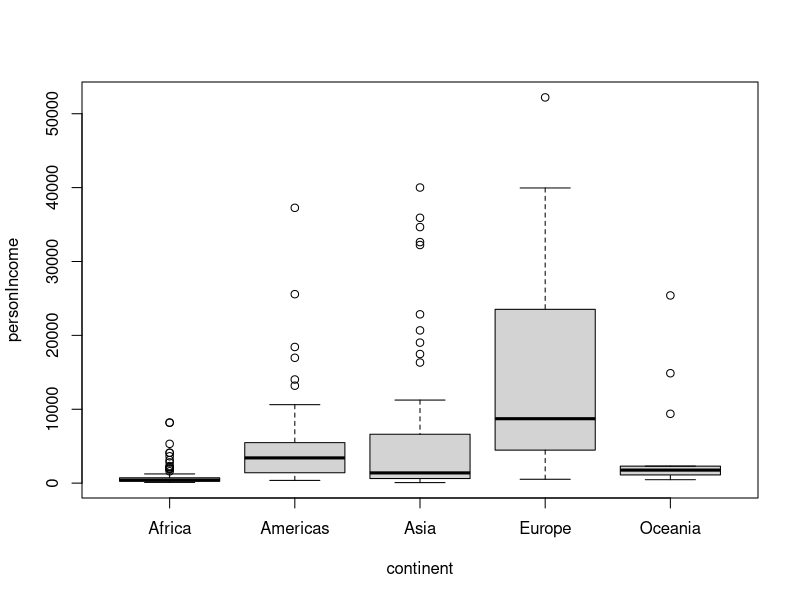
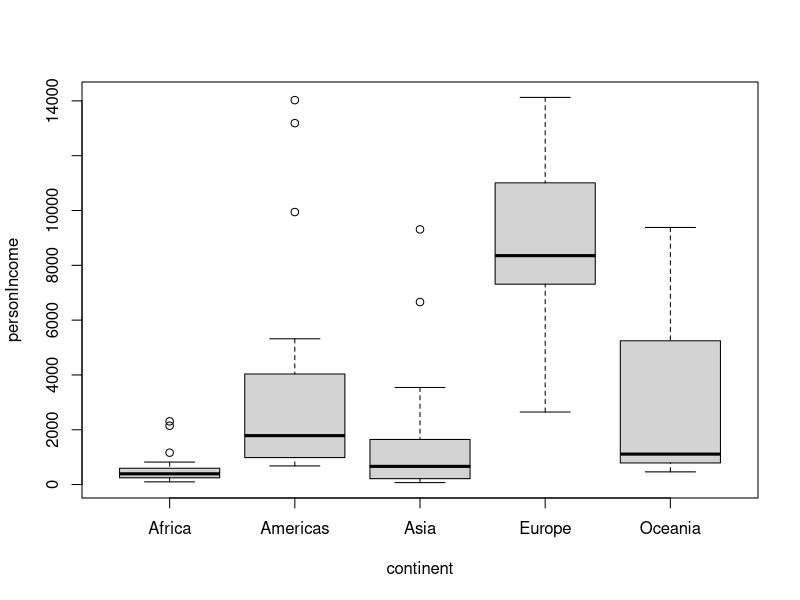
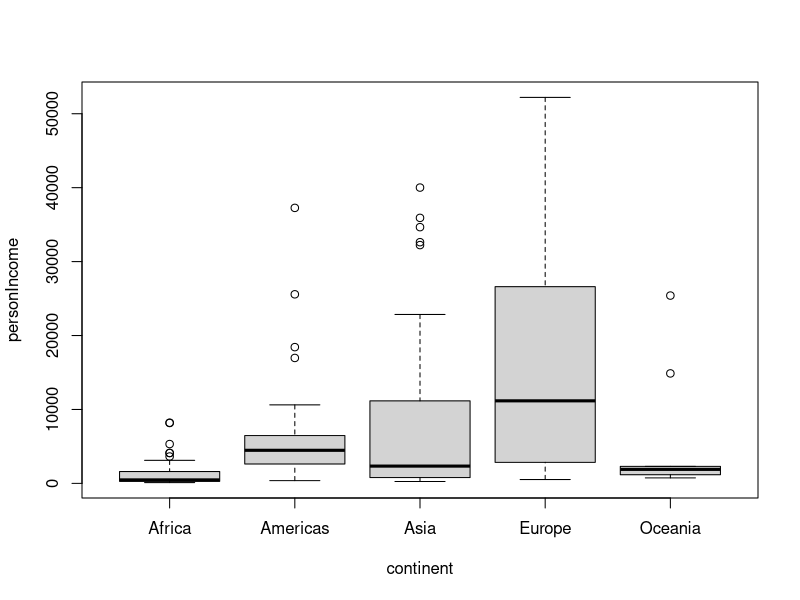
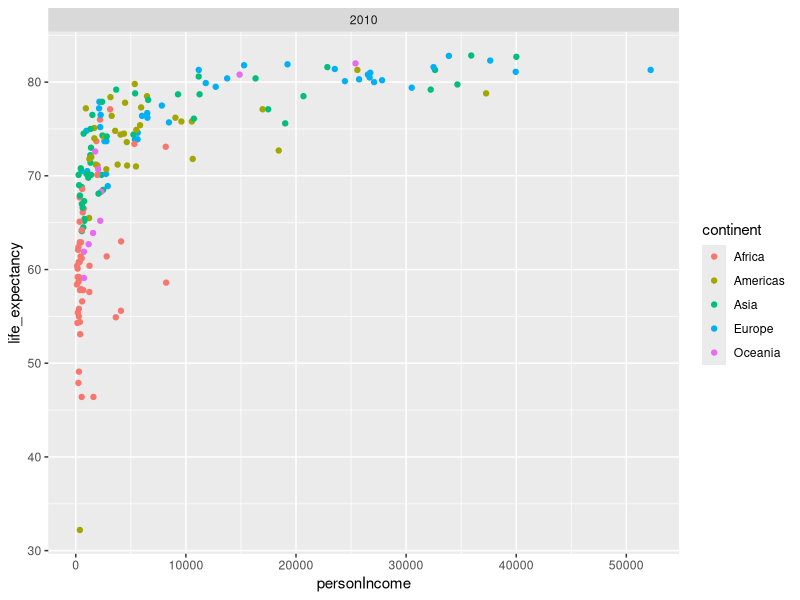

These charts were generated, in order, by the following R code:
library(dslabs)
library(dplyr)
library(ggplot2)

data(gapminder)
gapMinderDataset <- gapminder

# Create a person income column
gapMinderDataset$personIncome <- gapMinderDataset$gdp/gapMinderDataset$population

# Filter by year
dataForPlot <- filter(gapMinderDataset, year %in% c("2010", "1962"))
boxplot(personIncome~continent, data=dataForPlot)

dataForPlot <- filter(gapMinderDataset, year %in% c("1962"))
boxplot(personIncome~continent, data=dataForPlot)

dataForPlot <- filter(gapMinderDataset, year %in% c("2010"))
boxplot(personIncome~continent, data=dataForPlot)

plotPoint <- ggplot(dataForPlot, aes(personIncome, life_expectancy, col=continent))
plotPoint <- plotPoint + geom_point() + facet_grid(.~year)
plotPoint

# dataForPlot <- filter(gapMinderDataset, year %in% c("2010"))
# ggplot(dataForPlot, aes(x=personIncome, y=continent)) + geom_boxplot()
